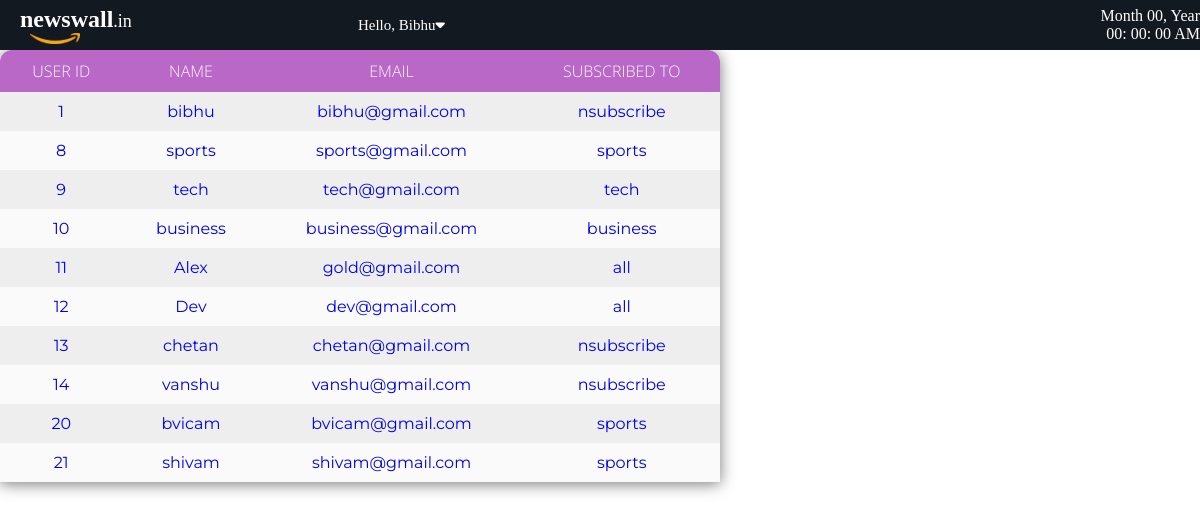
/userlist.php (signed in), run on the app's committed database.
### tables this page shows
CREATE TABLE `user` (
  `id` int(100) NOT NULL,
  `name` varchar(50) NOT NULL,
  `email` varchar(50) NOT NULL,
  `password` varchar(50) NOT NULL,
  `number` varchar(50) NOT NULL,
  `house` varchar(50) NOT NULL,
  `street` varchar(50) NOT NULL,
  `city` varchar(50) NOT NULL,
  `state` varchar(50) NOT NULL,
  `pin` int(6) NOT NULL,
  `subscriber` varchar(10) NOT NULL DEFAULT 'nsubscribe'
);

### get_all_users.php (called while the page is built)
<?php
$connection = mysqli_connect('localhost','root');
mysqli_select_db($connection,"ebs");
$master_query = "SELECT * FROM user WHERE subscriber NOT IN ('admin')";
$aluser = mysqli_query($connection,$master_query);
?>

### userlist.php (the view, shortened to what this page needs)
<?php
$connection = mysqli_connect('localhost','root');
mysqli_select_db($connection,"ebs");
?>
<!DOCTYPE html>
<html lang="en">
<head>
    <link rel="stylesheet" href="css/topbar.css">
    <link rel="stylesheet" href="css/edituser.css">
    <link rel="stylesheet" href="css/allusers.css">
    <link rel="stylesheet" href="css/table.css">
</head>
<body onload="initClock()">
<?php
        $user_data="SELECT * FROM user WHERE email='$_SESSION[UserLoginId]'";
        $user_datta=mysqli_query($connection,$user_data);
        $row = mysqli_fetch_assoc($user_datta)
?>
    <div class="topbarContainer">
      <div class="topbarLeft">
        <a href="home.php" class="topbarLeft">
            <span class="logoo">newswall<span>.in</span></span>
            <img src="img/kindpng_5532732.png" class="omazon_logo" alt="">
        </a>
      </div>
      <div class="topbarRight">
        <div class="topbarLinks">
            <div class="home_name">Hello, <?php echo $row['name'];?>
            <i class="fas fa-caret-down"></i>
            </div>
        </div>
        <div class="date-time">
            <div class="date">
                <span id="month">Month</span>
                <span id="daynum">00</span>,
                <span id="year">Year</span>
            </div>
            <div class="time">
                <span id="hour">00</span>:
                <span id="minutes">00</span>:
                <span id="seconds">00</span>
                <span id="period">AM</span>
            </div>
        </div>
      </div>
    </div>
  <section>
  <?php include('get_all_users.php'); ?>
    <table>
      <tr>
        <th>User id</th>
        <th>Name</th>
        <th>Email</th>
        <th>Subscribed to</th>
      </tr>
      <?php while($rowe = mysqli_fetch_assoc($aluser)){?>
      <tr>
        <td><a href="<?php echo "manageusers.php?id=". $rowe['id'];?>"><?php echo $rowe['id']?></a></td>
        <td><a href="<?php echo "manageusers.php?id=". $rowe['id'];?>"><?php echo $rowe['name']?></a></td>
        <td><a href="<?php echo "manageusers.php?id=". $rowe['id'];?>"><?php echo $rowe['email']?></a></td>
        <td><a href="<?php echo "manageusers.php?id=". $rowe['id'];?>"><?php echo $rowe['subscriber']?></a></td>
      </tr>
      <?php }?>
    </table>
  </section>
</body>
</html>

### css/topbar.css (style rules this page uses)
* { padding: 0; margin: 0; }
.topbarContainer { height: 50px; width: 100%; background: #131921; display: flex; align-items: center; position: sticky; top: 0; z-index: 99; }
.date-time { text-align: right; }
.logoo { font-size: 24px; margin-left: 20px; font-weight: bold; color: white; cursor: pointer; }
.logoo span { font-weight: 100; font-size: 18px; }
.omazon_logo { width: 50px; height: auto; }
.home_name { display: flex; justify-content: center; color: white; margin-left: 5px; font-size: 15px; cursor: pointer; text-transform: capitalize; }
.topbarLeft { display: flex; flex-direction: column; }
.topbarLeft img { margin-left: 30px; }
.topbarLinks { width: 50%; }
.topbarRight { flex: 4; display: flex; align-items: center; justify-content: space-between; color: white; }
a { text-decoration: none; border-bottom-left-radius: inherit; border-bottom-right-radius: inherit; }

### css/allusers.css (style rules this page uses)
a { cursor: pointer; }

### css/table.css (style rules this page uses)
table { position: absolute; z-index: 2; width: 60%; border-collapse: collapse; border-spacing: 0; box-shadow: 0 2px 15px rgba(64,64,64,.7); border-radius: 12px 12px 0 0; overflow: hidden; }
td , th { padding: 10px 20px; text-align: center; }
th { background-color: #ba68c8; color: #fafafa; font-family: 'Open Sans',Sans-serif; font-weight: 200; text-transform: uppercase; }
tr { width: 100%; background-color: #fafafa; font-family: 'Montserrat', sans-serif; }
tr:nth-child(even) { background-color: #eeeeee; }

### data on the page
user: name "Bibhu", id "1", name "bibhu", email "bibhu@gmail.com", subscriber "nsubscribe"
user: id "8", name "sports", email "sports@gmail.com", subscriber "sports"
user: id "9", name "tech", email "tech@gmail.com", subscriber "tech"
user: id "10", name "business", email "business@gmail.com", subscriber "business"
user: id "11", name "Alex", email "gold@gmail.com", subscriber "all"
user: id "12", name "Dev", email "dev@gmail.com", subscriber "all"
user: id "13", name "chetan", email "chetan@gmail.com", subscriber "nsubscribe"
user: id "14", name "vanshu", email "vanshu@gmail.com", subscriber "nsubscribe"
user: id "20", name "bvicam", email "bvicam@gmail.com", subscriber "sports"
user: id "21", name "shivam", email "shivam@gmail.com", subscriber "sports"
